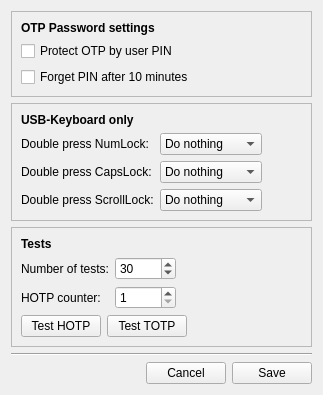
      <widget class="QWidget" name="tab_2">
       <attribute name="title">
        <string>OTP General</string>
       </attribute>
       <layout class="QVBoxLayout" name="verticalLayout_14">
        <item>
         <widget class="QFrame" name="frame_4">
          <property name="autoFillBackground">
           <bool>false</bool>
          </property>
          <property name="frameShape">
           <enum>QFrame::StyledPanel</enum>
          </property>
          <property name="frameShadow">
           <enum>QFrame::Sunken</enum>
          </property>
          <layout class="QVBoxLayout" name="verticalLayout_12">
           <item>
            <widget class="QLabel" name="label_11">
             <property name="font">
              <font>
               <weight>75</weight>
               <bold>true</bold>
              </font>
             </property>
             <property name="text">
              <string>OTP Password settings</string>
             </property>
            </widget>
           </item>
           <item>
            <layout class="QVBoxLayout" name="verticalLayout_2">
             <item>
              <widget class="QCheckBox" name="enableUserPasswordCheckBox">
               <property name="text">
                <string>Protect OTP by user PIN</string>
               </property>
              </widget>
             </item>
             <item>
              <widget class="QCheckBox" name="deleteUserPasswordCheckBox">
               <property name="text">
                <string>Forget PIN after 10 minutes</string>
               </property>
              </widget>
             </item>
            </layout>
           </item>
          </layout>
         </widget>
        </item>
        <item>
         <widget class="QFrame" name="frame_5">
          <property name="autoFillBackground">
           <bool>false</bool>
          </property>
          <property name="frameShape">
           <enum>QFrame::StyledPanel</enum>
          </property>
          <property name="frameShadow">
           <enum>QFrame::Sunken</enum>
          </property>
          <layout class="QVBoxLayout" name="verticalLayout_4">
           <item>
            <widget class="QLabel" name="label_12">
             <property name="font">
              <font>
               <weight>75</weight>
               <bold>true</bold>
              </font>
             </property>
             <property name="text">
              <string>USB-Keyboard only</string>
             </property>
            </widget>
           </item>
           <item>
            <layout class="QHBoxLayout" name="horizontalLayout_16">
             <item>
              <layout class="QVBoxLayout" name="verticalLayout_21">
               <item>
                <widget class="QLabel" name="label_13">
                 <property name="text">
                  <string>Double press NumLock:</string>
                 </property>
                </widget>
               </item>
               <item>
                <widget class="QLabel" name="label_14">
                 <property name="text">
                  <string>Double press CapsLock:</string>
                 </property>
                </widget>
               </item>
               <item>
                <widget class="QLabel" name="label_15">
                 <property name="text">
                  <string>Double press ScrollLock:</string>
                 </property>
                </widget>
               </item>
              </layout>
             </item>
             <item>
              <layout class="QVBoxLayout" name="verticalLayout_22">
               <item>
                <widget class="QComboBox" name="numLockComboBox">
                 <item>
                  <property name="text">
                   <string>Do nothing</string>
                  </property>
                 </item>
                 <item>
                  <property name="text">
                   <string>Send HOTP1</string>
                  </property>
                 </item>
                 <item>
                  <property name="text">
                   <string>Send HOTP2</string>
                  </property>
                 </item>
                </widget>
               </item>
               <item>
                <widget class="QComboBox" name="capsLockComboBox">
                 <item>
                  <property name="text">
                   <string>Do nothing</string>
                  </property>
                 </item>
                 <item>
                  <property name="text">
                   <string>Send HOTP1</string>
                  </property>
                 </item>
                 <item>
                  <property name="text">
                   <string>Send HOTP2</string>
                  </property>
                 </item>
                </widget>
               </item>
               <item>
                <widget class="QComboBox" name="scrollLockComboBox">
                 <item>
                  <property name="text">
                   <string>Do nothing</string>
                  </property>
                 </item>
                 <item>
                  <property name="text">
                   <string>Send HOTP1</string>
                  </property>
                 </item>
                 <item>
                  <property name="text">
                   <string>Send HOTP2</string>
                  </property>
                 </item>
                </widget>
               </item>
              </layout>
             </item>
             <item>
              <spacer name="horizontalSpacer_11">
               <property name="orientation">
                <enum>Qt::Horizontal</enum>
               </property>
               <property name="sizeHint" stdset="0">
                <size>
                 <width>40</width>
                 <height>20</height>
                </size>
               </property>
              </spacer>
             </item>
            </layout>
           </item>
          </layout>
         </widget>
        </item>
        <item>
         <widget class="QFrame" name="frame_6">
          <property name="autoFillBackground">
           <bool>false</bool>
          </property>
          <property name="frameShape">
           <enum>QFrame::StyledPanel</enum>
          </property>
          <property name="frameShadow">
           <enum>QFrame::Sunken</enum>
          </property>
          <layout class="QVBoxLayout" name="verticalLayout_13">
           <item>
            <widget class="QLabel" name="label_20">
             <property name="font">
              <font>
               <weight>75</weight>
               <bold>true</bold>
              </font>
             </property>
             <property name="text">
              <string>Tests</string>
             </property>
            </widget>
           </item>
           <item>
            <layout class="QHBoxLayout" name="horizontalLayout_13">
             <item>
              <layout class="QVBoxLayout" name="verticalLayout_20">
               <item>
                <widget class="QLabel" name="testsLabel">
                 <property name="text">
                  <string>Number of tests:</string>
                 </property>
                </widget>
               </item>
               <item>
                <widget class="QLabel" name="testsLabel_2">
                 <property name="text">
                  <string>HOTP counter:</string>
                 </property>
                </widget>
               </item>
              </layout>
             </item>
             <item>
              <layout class="QVBoxLayout" name="verticalLayout">
               <item>
                <widget class="QSpinBox" name="testsSpinBox">
                 <property name="minimum">
                  <number>1</number>
                 </property>
                 <property name="maximum">
                  <number>65536</number>
                 </property>
                 <property name="value">
                  <number>30</number>
                 </property>
                </widget>
               </item>
               <item>
                <widget class="QSpinBox" name="testsSpinBox_2">
                 <property name="minimum">
                  <number>1</number>
                 </property>
                 <property name="maximum">
                  <number>3</number>
                 </property>
                 <property name="value">
                  <number>1</number>
                 </property>
                </widget>
               </item>
              </layout>
             </item>
             <item>
              <spacer name="horizontalSpacer_9">
               <property name="orientation">
                <enum>Qt::Horizontal</enum>
               </property>
               <property name="sizeHint" stdset="0">
                <size>
                 <width>40</width>
                 <height>20</height>
                </size>
               </property>
              </spacer>
             </item>
            </layout>
           </item>
           <item>
            <layout class="QVBoxLayout" name="verticalLayout_3">
             <item>
              <layout class="QHBoxLayout" name="horizontalLayout_3">
               <item>
                <widget class="QPushButton" name="testHOTPButton">
                 <property name="text">
                  <string>Test HOTP</string>
                 </property>
                </widget>
               </item>
               <item>
                <widget class="QPushButton" name="testTOTPButton">
                 <property name="text">
                  <string>Test TOTP</string>
                 </property>
                </widget>
               </item>
               <item>
                <spacer name="horizontalSpacer_5">
                 <property name="orientation">
                  <enum>Qt::Horizontal</enum>
                 </property>
                 <property name="sizeHint" stdset="0">
                  <size>
                   <width>40</width>
                   <height>20</height>
                  </size>
                 </property>
                </spacer>
               </item>
              </layout>
             </item>
            </layout>
           </item>
          </layout>
         </widget>
        </item>
        <item>
         <spacer name="verticalSpacer_2">
          <property name="orientation">
           <enum>Qt::Vertical</enum>
          </property>
          <property name="sizeType">
           <enum>QSizePolicy::MinimumExpanding</enum>
          </property>
          <property name="sizeHint" stdset="0">
           <size>
            <width>20</width>
            <height>0</height>
           </size>
          </property>
         </spacer>
        </item>
        <item>
         <widget class="Line" name="line_2">
          <property name="orientation">
           <enum>Qt::Horizontal</enum>
          </property>
         </widget>
        </item>
        <item>
         <layout class="QHBoxLayout" name="horizontalLayout_5">
          <item>
           <spacer name="horizontalSpacer_4">
            <property name="orientation">
             <enum>Qt::Horizontal</enum>
            </property>
            <property name="sizeHint" stdset="0">
             <size>
              <width>40</width>
              <height>20</height>
             </size>
            </property>
           </spacer>
          </item>
          <item>
           <widget class="QPushButton" name="generalCancelButton">
            <property name="text">
             <string>Cancel</string>
            </property>
           </widget>
          </item>
          <item>
           <widget class="QPushButton" name="writeGeneralConfigButton">
            <property name="text">
             <string>Save</string>
            </property>
           </widget>
          </item>
         </layout>
        </item>
       </layout>
      </widget>
